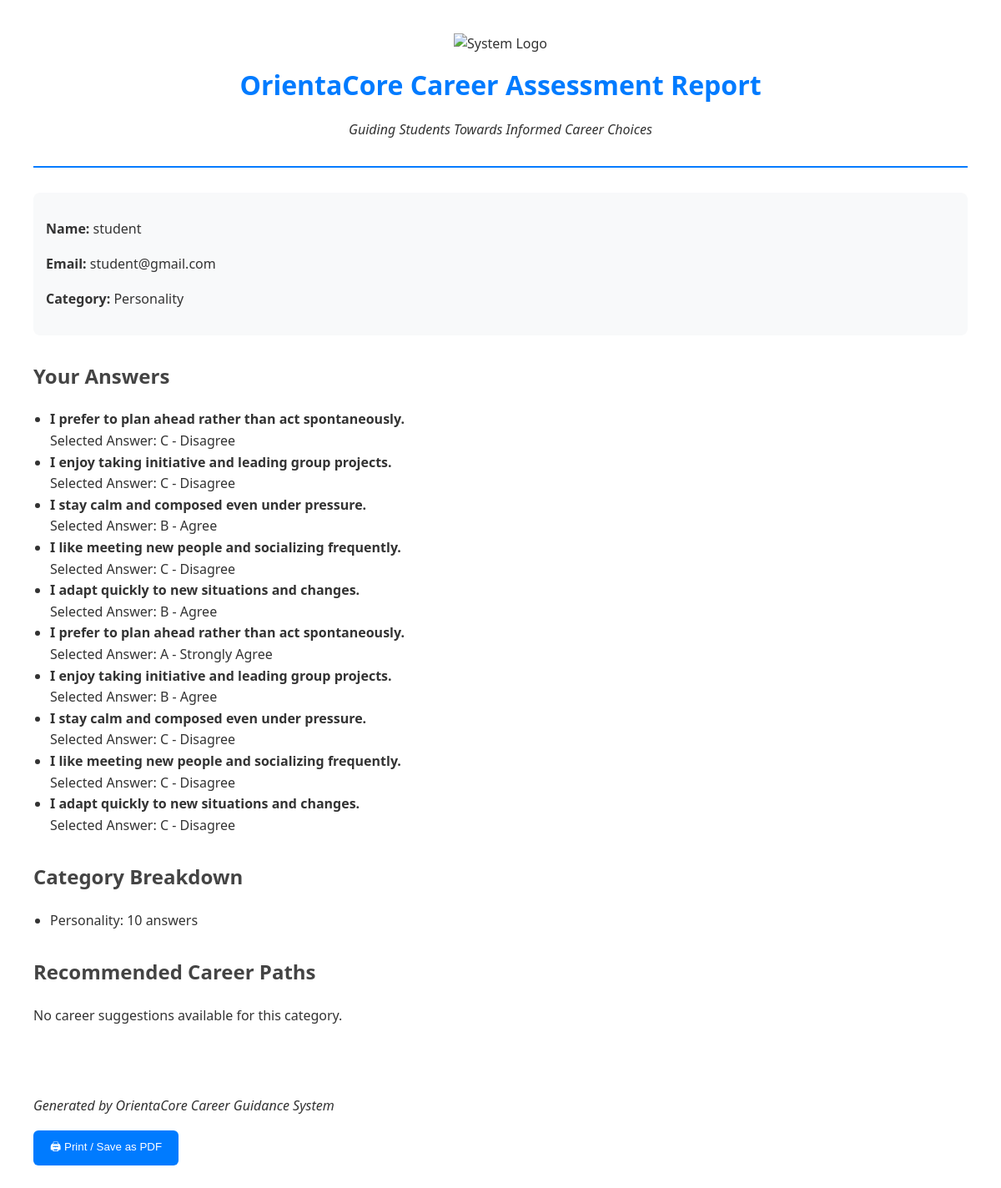
Page /assessment_results.php?category=Personality (signed in) on the committed database.
### tables this page shows
CREATE TABLE `student_responses` (
  `id` int(11) NOT NULL,
  `student_id` int(10) UNSIGNED NOT NULL,
  `question_id` int(11) NOT NULL,
  `selected_option` char(1) NOT NULL,
  `category` varchar(50) NOT NULL,
  `created_at` timestamp NOT NULL DEFAULT current_timestamp()
);

CREATE TABLE `career_questions` (
  `id` int(11) NOT NULL,
  `question_text` text NOT NULL,
  `option_a` varchar(255) NOT NULL,
  `option_b` varchar(255) NOT NULL,
  `option_c` varchar(255) NOT NULL,
  `option_d` varchar(255) NOT NULL,
  `category` varchar(100) DEFAULT NULL,
  `created_at` timestamp NOT NULL DEFAULT current_timestamp()
);

### assessment_results.php (the view, shortened to what this page needs)
<?php
require 'db.php';
$user_id = $_SESSION['user_id'];
$studentName = $_SESSION['name'] ?? "Student";
$studentEmail = $_SESSION['email'] ?? "N/A";
$category = $_GET['category'] ?? null;
$stmt = $pdo->prepare("
    SELECT sr.*, cq.question_text, cq.option_a, cq.option_b, cq.option_c, cq.option_d
    FROM student_responses sr
    JOIN career_questions cq ON sr.question_id = cq.id
    WHERE sr.student_id = ? AND sr.category = ?
    ORDER BY sr.id
");
$stmt->execute([$user_id, $category]);
$responses = $stmt->fetchAll(PDO::FETCH_ASSOC);
function getOptionText($resp) {
    switch ($resp['selected_option']) {
        case 'A': return $resp['option_a'];
        case 'B': return $resp['option_b'];
        case 'C': return $resp['option_c'];
    }
}
$category_count = [];
foreach ($responses as $resp) {
    $cat = $resp['category'];
    $category_count[$cat] = ($category_count[$cat] ?? 0) + 1;
}
arsort($category_count);
$top_category = array_key_first($category_count);
$stmt = $pdo->prepare("SELECT suggestion FROM career_suggestions WHERE category = ?");
$stmt->execute([$top_category]);
$suggestions = $stmt->fetchAll(PDO::FETCH_COLUMN);
?>
<!DOCTYPE html>
<html lang="en">
<head>
</head>
<body>
<div class="header">
    <img src="logo.JPG" alt="System Logo">
    <h1>OrientaCore Career Assessment Report</h1>
    <p><em>Guiding Students Towards Informed Career Choices</em></p>
</div>
<div class="student-info">
    <p><strong>Name:</strong> <?= htmlspecialchars($studentName) ?></p>
    <p><strong>Email:</strong> <?= htmlspecialchars($studentEmail) ?></p>
    <p><strong>Category:</strong> <?= htmlspecialchars($category) ?></p>
</div>
<h2>Your Answers</h2>
<ul>
    <?php foreach ($responses as $resp): ?>
        <li>
            <strong><?= htmlspecialchars($resp['question_text']) ?></strong><br>
            Selected Answer: <?= htmlspecialchars($resp['selected_option']) ?> - <?= htmlspecialchars(getOptionText($resp)) ?>
        </li>
    <?php endforeach; ?>
</ul>
<h2>Category Breakdown</h2>
<ul>
    <?php foreach ($category_count as $cat => $count): ?>
        <li><?= htmlspecialchars($cat) ?>: <?= $count ?> answers</li>
    <?php endforeach; ?>
</ul>
<h2>Recommended Career Paths</h2>
<?php if (!empty($suggestions)): ?>
    <div class="highlight">
        <ul>
            <?php foreach ($suggestions as $s): ?>
                <li><?= htmlspecialchars($s) ?></li>
            <?php endforeach; ?>
        </ul>
    </div>
<?php else: ?>
    <p>No career suggestions available for this category.</p>
<?php endif; ?>
<br><br>
<p><em>Generated by OrientaCore Career Guidance System</em></p>
<button class="print-btn" onclick="window.print()">🖨 Print / Save as PDF</button>
</body>
</html>

### assessment_results.php (style rules this page uses)
body { font-family: "Segoe UI", Arial, sans-serif; margin: 40px; line-height: 1.6; color: #333; }
.header { text-align: center; border-bottom: 2px solid #007BFF; padding-bottom: 15px; margin-bottom: 30px; }
.header img { width: 80px; height: auto; margin-bottom: 10px; }
h1 { margin: 0; color: #007BFF; }
h2 { margin-top: 30px; color: #444; }
.student-info { margin-bottom: 20px; padding: 15px; background: #f8f9fa; border-radius: 8px; }
ul { margin: 0; padding-left: 20px; }
.print-btn { display: inline-block; margin-bottom: 20px; padding: 10px 20px; background: #007BFF; color: white; border: none; border-radius: 6px; cursor: pointer; }

### rows in the picture
student_responses: question.question_text "I prefer to plan ahead rather than act spontaneously.", selected_option "C", question.option_c "Disagree"
student_responses: question.question_text "I enjoy taking initiative and leading group projects.", selected_option "C", question.option_c "Disagree"
student_responses: question.question_text "I stay calm and composed even under pressure.", selected_option "B", question.option_b "Agree"
student_responses: question.question_text "I like meeting new people and socializing frequently.", selected_option "C", question.option_c "Disagree"
student_responses: question.question_text "I adapt quickly to new situations and changes.", selected_option "B", question.option_b "Agree"
student_responses: question.question_text "I prefer to plan ahead rather than act spontaneously.", selected_option "A", question.option_a "Strongly Agree"
student_responses: question.question_text "I enjoy taking initiative and leading group projects.", selected_option "B", question.option_b "Agree"
student_responses: question.question_text "I stay calm and composed even under pressure.", selected_option "C", question.option_c "Disagree"
student_responses: question.question_text "I like meeting new people and socializing frequently.", selected_option "C", question.option_c "Disagree"
student_responses: question.question_text "I adapt quickly to new situations and changes.", selected_option "C", question.option_c "Disagree", category "Personality", count "10"

### other values in the picture
$studentName "student"
$studentEmail "student@gmail.com"
$category "Personality"
